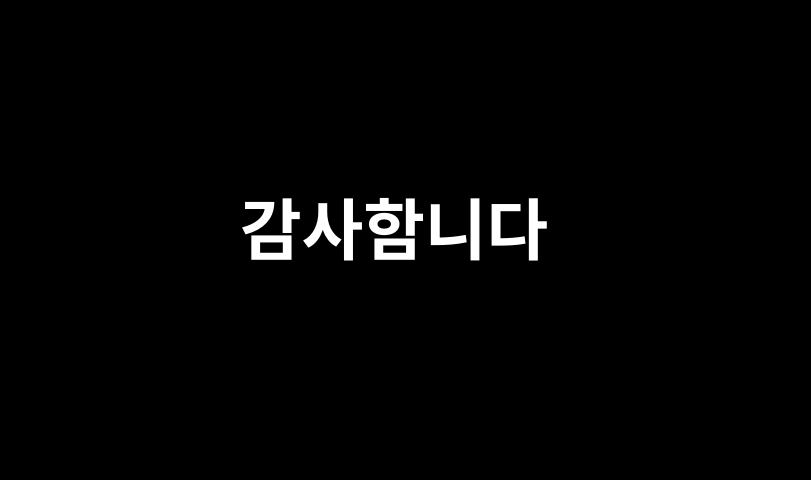
<?xml version="1.0" encoding="UTF-8"?>
<ui version="4.0">
 <class>MainWindow</class>
 <widget class="QMainWindow" name="MainWindow">
  <property name="geometry">
   <rect>
    <x>0</x>
    <y>0</y>
    <width>811</width>
    <height>480</height>
   </rect>
  </property>
  <property name="windowTitle">
   <string>MainWindow</string>
  </property>
  <property name="styleSheet">
   <string notr="true">background-color: rgb(0, 0, 0)
</string>
  </property>
  <widget class="QWidget" name="centralwidget">
   <widget class="QLabel" name="label">
    <property name="geometry">
     <rect>
      <x>240</x>
      <y>170</y>
      <width>331</width>
      <height>111</height>
     </rect>
    </property>
    <property name="font">
     <font>
      <family>AcadEref</family>
      <pointsize>50</pointsize>
      <weight>75</weight>
      <italic>false</italic>
      <bold>true</bold>
      <underline>false</underline>
      <strikeout>false</strikeout>
      <stylestrategy>PreferDefault</stylestrategy>
      <kerning>true</kerning>
     </font>
    </property>
    <property name="styleSheet">
     <string notr="true">color:rgb(255, 255, 255)</string>
    </property>
    <property name="text">
     <string>감사함니다</string>
    </property>
   </widget>
  </widget>
  <widget class="QMenuBar" name="menubar">
   <property name="geometry">
    <rect>
     <x>0</x>
     <y>0</y>
     <width>811</width>
     <height>21</height>
    </rect>
   </property>
  </widget>
  <widget class="QStatusBar" name="statusbar"/>
 </widget>
 <resources/>
 <connections/>
</ui>
